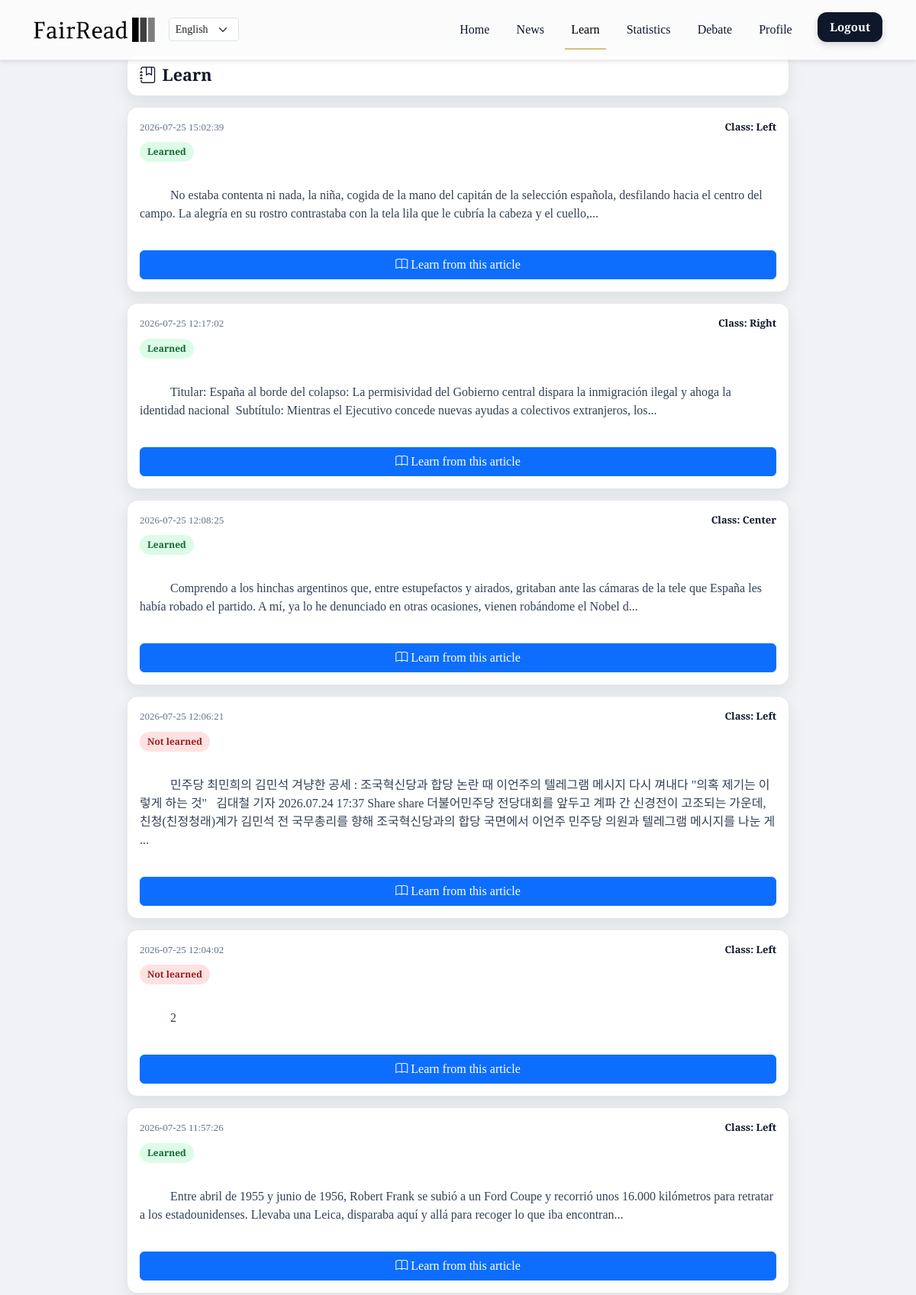
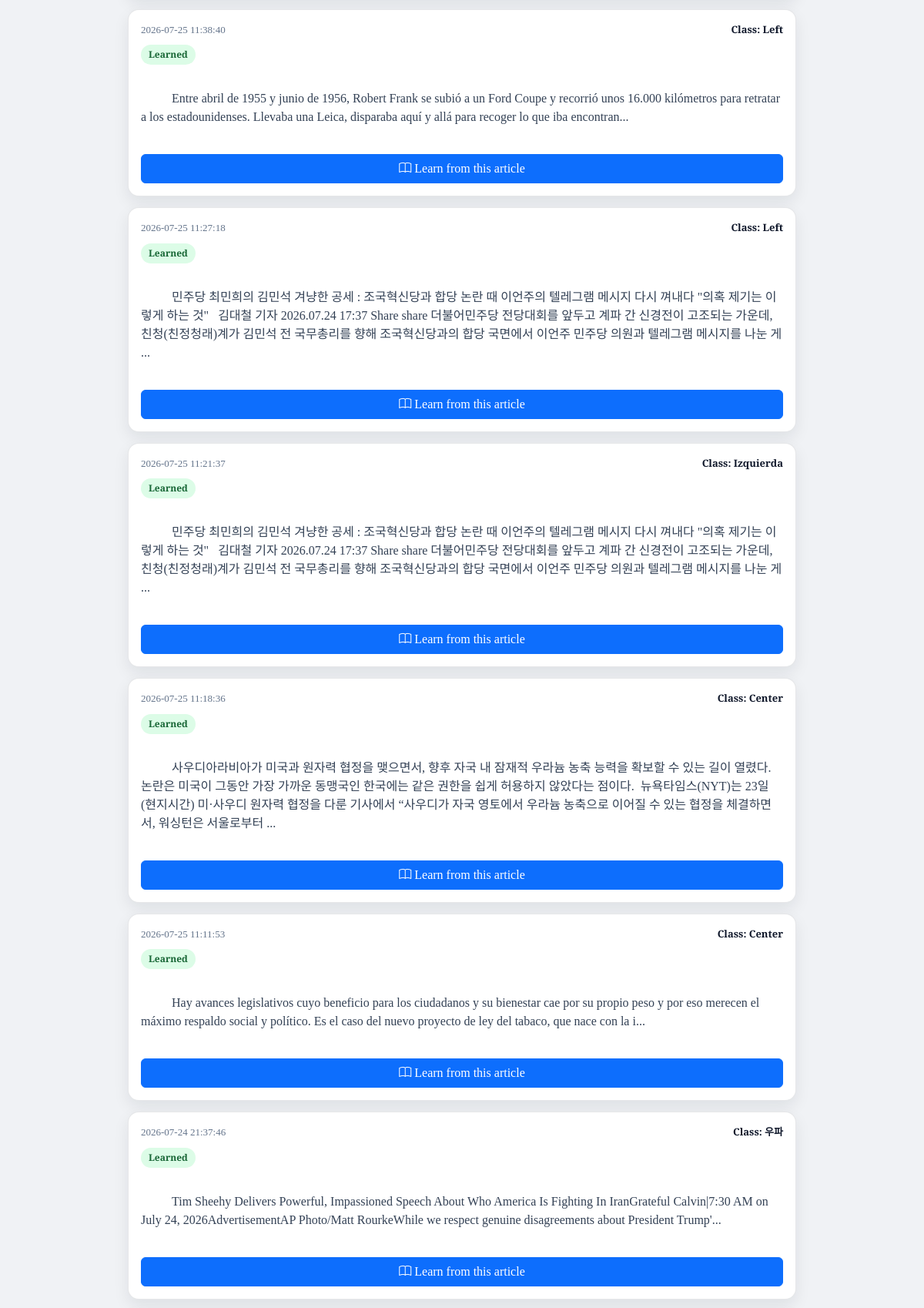
Page /learn (signed in, upper part) on the committed database (2 pictures, top to bottom).
### tables this page shows
CREATE TABLE "Chatlog" (
	"username"	TEXT,
	"date"	TEXT,
	"question"	TEXT,
	"bias_class"	TEXT,
	"bias_percentage"	TEXT,
	"summary"	TEXT,
	"reason"	TEXT
, "keywords"	TEXT, is_url INTEGER DEFAULT 0);

### app.py (the view)
@app.route('/learn')
def learn_home():
    is_login = 'username' in session
    if not is_login:
        return redirect(url_for('login'))
    conn = sqlite3.connect('static/database.db')
    cursor = conn.cursor()
    cursor.execute("""
        SELECT c.rowid, c.date, c.question, c.bias_class, c.summary,
               EXISTS(
                   SELECT 1
                   FROM learning_annotations la
                   WHERE la.article_id = c.rowid
               ) AS learned
        FROM Chatlog c
        WHERE c.username = ?
        ORDER BY c.date DESC
        LIMIT 20
    """, (session['username'],))
    recent_articles = cursor.fetchall()
    conn.close()
    return render_template(
        'learn_home.html',
        recent_articles=recent_articles,
        is_login=is_login,
        is_admin=is_admin_user()
    )

### app.py (called while the page is built)
def current_user():
    return session.get("username")

def is_admin_user():
    return current_user() == "testtest"

def translate_bias_label(label, language='en'):
    return BIAS_LABELS.get(language, {}).get(label, label)

def translate_ui(key, language='en'):
    return UI_LABELS.get(language, {}).get(key, key)

@app.context_processor
def inject_globals():
    return {
        'translate_bias_label': translate_bias_label,
        'translate_ui': translate_ui,
        'current_language': session.get('language', 'en'),
        'is_login': 'username' in session,
        'is_admin': is_admin_user()
    }

### templates/learn_home.html (shortened to what this page needs)
{% extends "header.html" %}
{% block learn %}
<div class="learn-home-wrap">
  <div class="learn-home-hero">
    <h2 class="learn-home-title">
      <i class="bi bi-journal-bookmark me-2"></i>{{ translate_ui("Learn", current_language) }}
    </h2>
  </div>
  {% if recent_articles|length == 0 %}
    <div class="empty-state">
      <p class="mb-2">{{ translate_ui("No recent items", current_language) }}</p>
      <a class="btn btn-primary" href="{{ url_for('chatbot') }}">
        {{ translate_ui("Analyze an article", current_language) }}
      </a>
    </div>
  {% else %}
    {% for article in recent_articles %}
      <div class="learn-card">
        <div class="learn-card-meta">
          <span>{{ article[1] }}</span>
          <span class="learn-bias">{{ translate_ui("Class", current_language) }}: {{ translate_bias_label(article[3], current_language) }}</span>
        </div>
        <div class="mb-2">
          {% if article[5] %}
            <span class="learn-status learned">{{ translate_ui("Learned", current_language) }}</span>
          {% else %}
            <span class="learn-status not-learned">{{ translate_ui("Not learned", current_language) }}</span>
          {% endif %}
        </div>
        <div class="learn-summary">
          {{ article[2][:220] }}{% if article[2]|length > 220 %}...{% endif %}
        </div>
        <a href="{{ url_for('learn_from_article', article_id=article[0]) }}" class="btn btn-primary w-100">
          <i class="bi bi-book"></i> {{ translate_ui("Learn from this article", current_language) }}
        </a>
      </div>
    {% endfor %}
  {% endif %}
</div>
{% endblock %}

### templates/learn_home.html (style rules this page uses)
body { font-family:'Playfair Display',serif; background:#f0f2f5; }
.learn-home-wrap { max-width:900px; margin:0 auto 24px; padding:0 16px 24px; }
.learn-home-hero { background:#fff; border:1px solid rgba(15,23,42,.1); border-radius:14px; box-shadow:0 8px 20px rgba(15,23,42,.08); padding:14px 16px; margin-bottom:14px; }
.learn-home-title { font-weight:700; margin:0; font-size:1.35rem; color:#0f172a; }
.learn-card { background:#fff; border:1px solid rgba(15,23,42,.1); border-radius:14px; box-shadow:0 8px 20px rgba(15,23,42,.08); padding:16px; margin-bottom:14px; }
.learn-card-meta { display:flex; justify-content:space-between; align-items:center; gap:10px; margin-bottom:10px; color:#64748b; font-size:13px; }
.learn-bias { font-weight:700; color:#0f172a; }
.learn-status { display:inline-flex; align-items:center; padding:4px 10px; border-radius:999px; font-size:12px; font-weight:700; }
.learn-status.learned { background:#dcfce7; color:#166534; }
.learn-status.not-learned { background:#fee2e2; color:#991b1b; }
.learn-summary { color:#334155; margin-bottom:12px; white-space:pre-wrap; }

### rows in the picture
Chatlog: date "2026-07-25 15:02:39", question "No estaba contenta ni nada, la niña, cogida de la mano del capitán de la selección española, desfilando hacia el centro del campo. La alegría en su rostro contrastaba con la tela lila que le cubría la cabeza y el cuello,"
Chatlog: date "2026-07-25 12:17:02", question "Titular: España al borde del colapso: La permisividad del Gobierno central dispara la inmigración ilegal y ahoga la identidad nacional Subtítulo: Mientras el Ejecutivo concede nuevas ayudas a colectivos extranjeros, los"
Chatlog: date "2026-07-25 12:08:25", question "Comprendo a los hinchas argentinos que, entre estupefactos y airados, gritaban ante las cámaras de la tele que España les había robado el partido. A mí, ya lo he denunciado en otras ocasiones, vienen robándome el Nobel d"
Chatlog: date "2026-07-25 12:06:21", question "민주당 최민희의 김민석 겨냥한 공세 : 조국혁신당과 합당 논란 때 이언주의 텔레그램 메시지 다시 껴내다 \"의혹 제기는 이렇게 하는 것\" 김대철 기자 2026.07.24 17:37 Share share 더불어민주당 전당대회를 앞두고 계파 간 신경전이 고조되는 가운데, 친청(친정청래)계가 김민석 전 국무총리를 향해 조국혁신당과의 합당 국면에서 이언주 민주당 의원과 텔레그램 메시지를 나눈 게"
Chatlog: date "2026-07-25 12:04:02", question "2"
Chatlog: date "2026-07-25 11:57:26", question "Entre abril de 1955 y junio de 1956, Robert Frank se subió a un Ford Coupe y recorrió unos 16.000 kilómetros para retratar a los estadounidenses. Llevaba una Leica, disparaba aquí y allá para recoger lo que iba encontran"
Chatlog: date "2026-07-25 11:38:40", question "Entre abril de 1955 y junio de 1956, Robert Frank se subió a un Ford Coupe y recorrió unos 16.000 kilómetros para retratar a los estadounidenses. Llevaba una Leica, disparaba aquí y allá para recoger lo que iba encontran"
Chatlog: date "2026-07-25 11:27:18", question "민주당 최민희의 김민석 겨냥한 공세 : 조국혁신당과 합당 논란 때 이언주의 텔레그램 메시지 다시 껴내다 \"의혹 제기는 이렇게 하는 것\" 김대철 기자 2026.07.24 17:37 Share share 더불어민주당 전당대회를 앞두고 계파 간 신경전이 고조되는 가운데, 친청(친정청래)계가 김민석 전 국무총리를 향해 조국혁신당과의 합당 국면에서 이언주 민주당 의원과 텔레그램 메시지를 나눈 게"
Chatlog: date "2026-07-25 11:21:37", question "민주당 최민희의 김민석 겨냥한 공세 : 조국혁신당과 합당 논란 때 이언주의 텔레그램 메시지 다시 껴내다 \"의혹 제기는 이렇게 하는 것\" 김대철 기자 2026.07.24 17:37 Share share 더불어민주당 전당대회를 앞두고 계파 간 신경전이 고조되는 가운데, 친청(친정청래)계가 김민석 전 국무총리를 향해 조국혁신당과의 합당 국면에서 이언주 민주당 의원과 텔레그램 메시지를 나눈 게"
Chatlog: date "2026-07-25 11:18:36", question "사우디아라비아가 미국과 원자력 협정을 맺으면서, 향후 자국 내 잠재적 우라늄 농축 능력을 확보할 수 있는 길이 열렸다. 논란은 미국이 그동안 가장 가까운 동맹국인 한국에는 같은 권한을 쉽게 허용하지 않았다는 점이다. 뉴욕타임스(NYT)는 23일(현지시간) 미·사우디 원자력 협정을 다룬 기사에서 “사우디가 자국 영토에서 우라늄 농축으로 이어질 수 있는 협정을 체결하면서, 워싱턴은 서울로부터"
Chatlog: date "2026-07-25 11:11:53", question "Hay avances legislativos cuyo beneficio para los ciudadanos y su bienestar cae por su propio peso y por eso merecen el máximo respaldo social y político. Es el caso del nuevo proyecto de ley del tabaco, que nace con la i"
Chatlog: date "2026-07-24 21:37:46", question "Tim Sheehy Delivers Powerful, Impassioned Speech About Who America Is Fighting In IranGrateful Calvin|7:30 AM on July 24, 2026AdvertisementAP Photo/Matt RourkeWhile we respect genuine disagreements about President Trump'"

### other values in the picture
{{ translate_ui('Home', current_language) }} "Home"
{{ translate_ui('News', current_language) }} "News"
{{ translate_ui('Learn', current_language) }} "Learn"
{{ translate_ui('Statistics', current_language) }} "Statistics"
{{ translate_ui('Debate', current_language) }} "Debate"
{{ translate_ui('Profile', current_language) }} "Profile"
{{ translate_ui('Logout', current_language) }} "Logout"
{{ translate_ui("Learn", current_language) }} "Learn"
